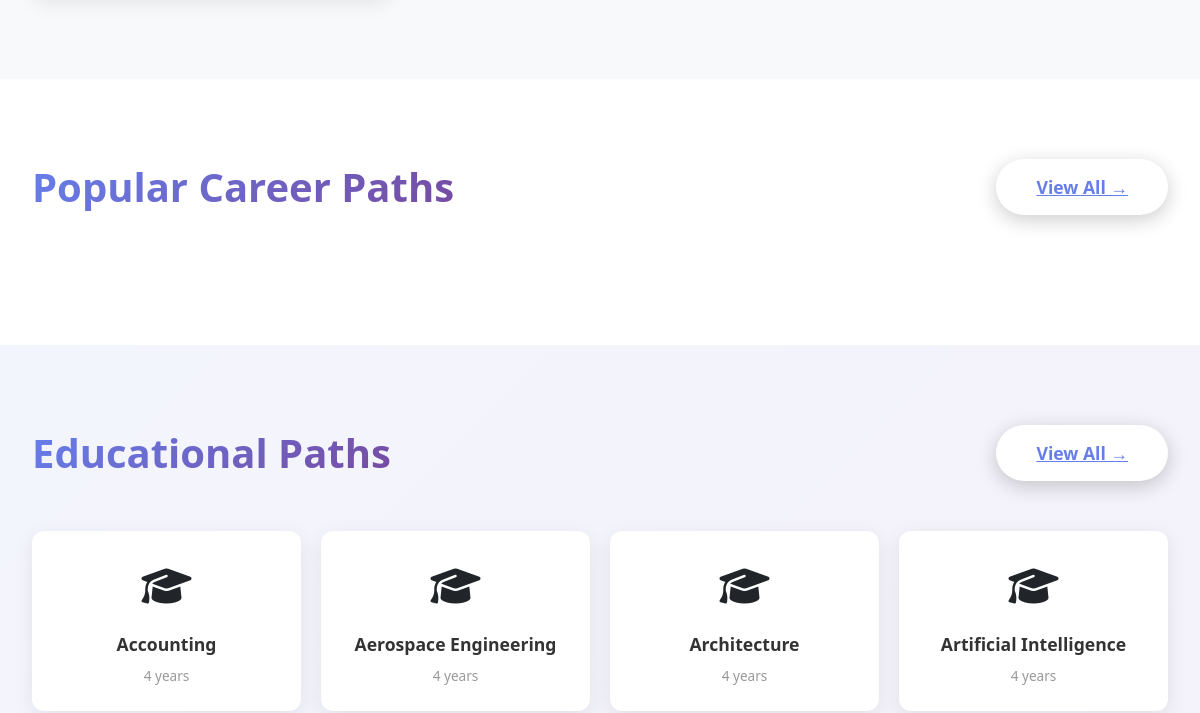
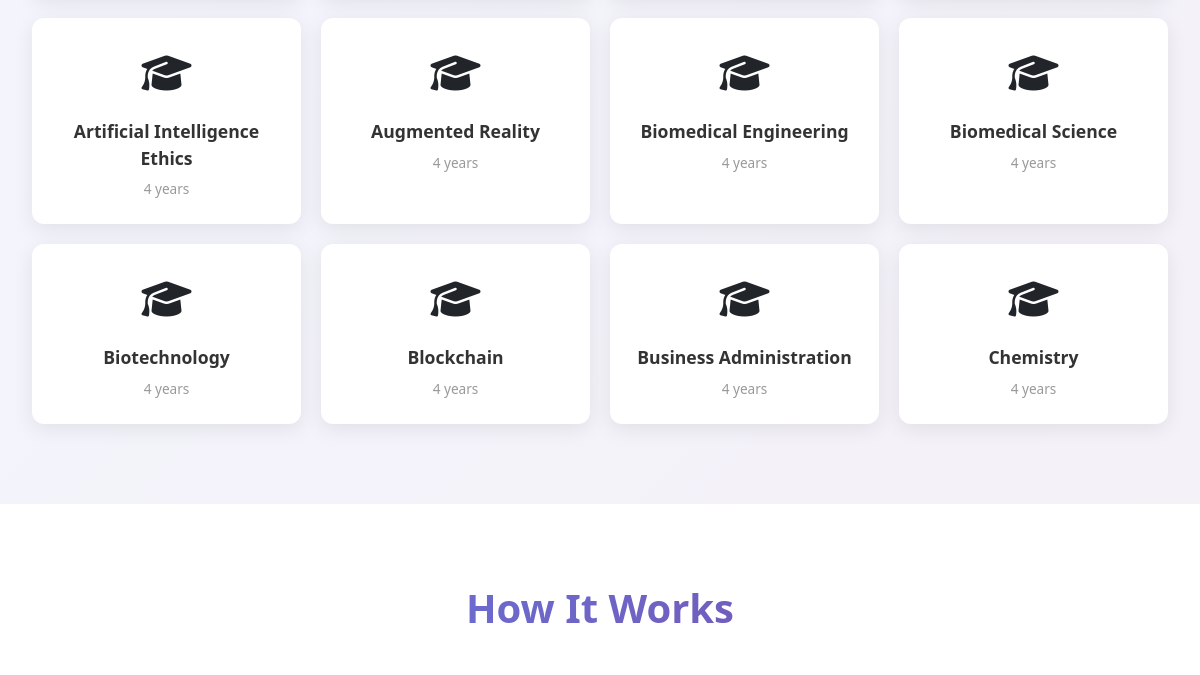
Before: / (middle part) with the older database file (2 pictures, top to bottom).
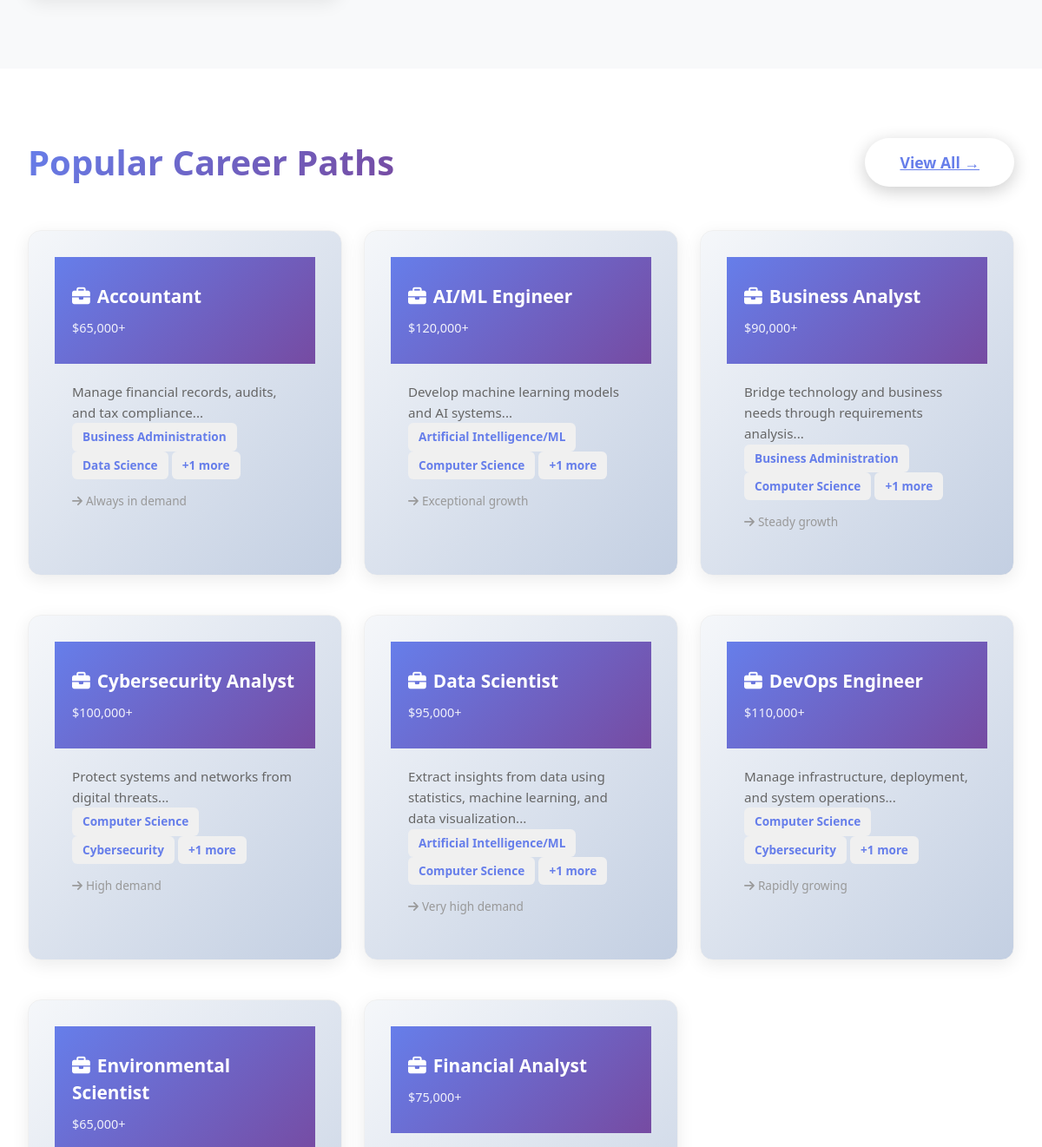
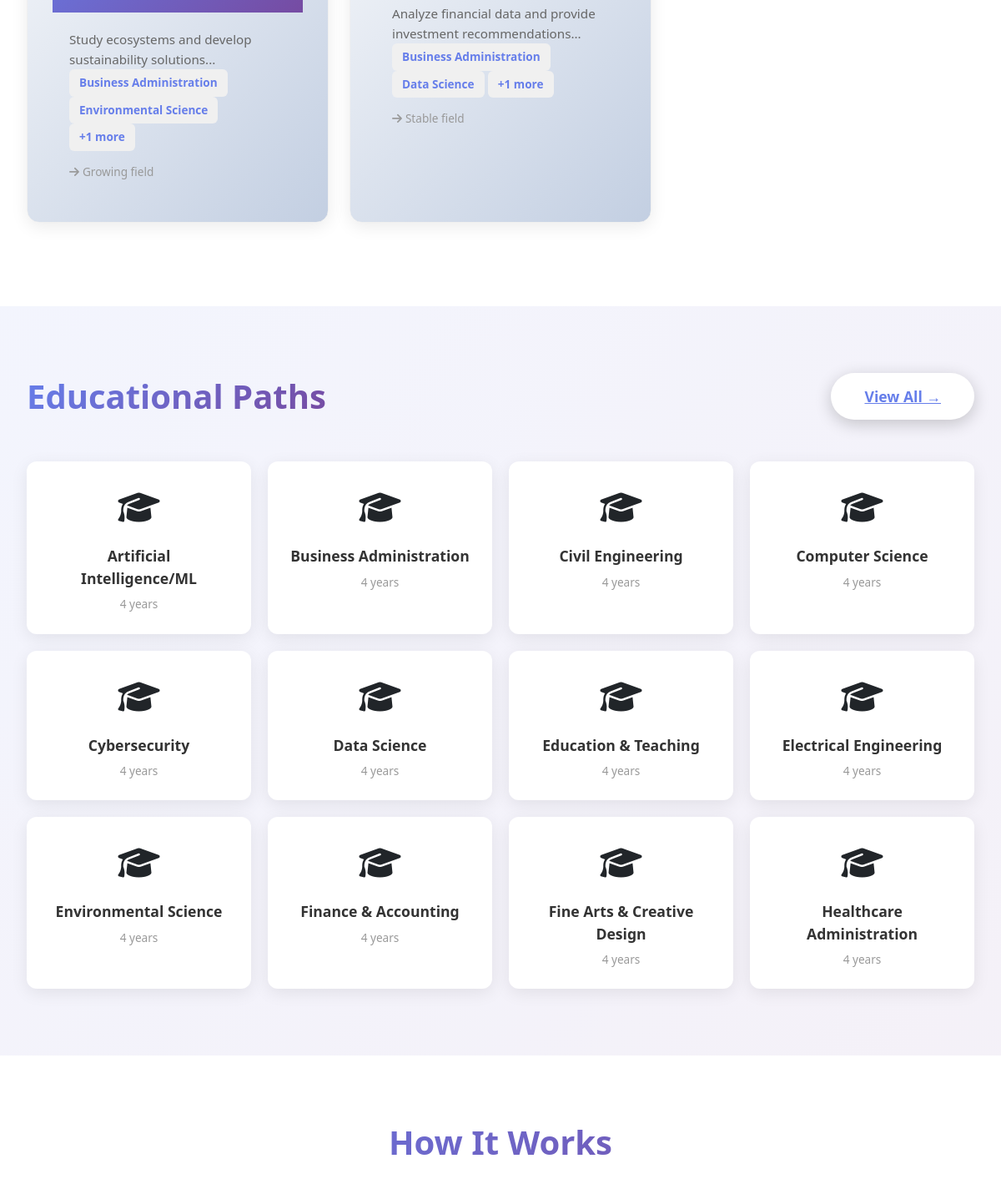
After: the same page with the newer database file (2 pictures, top to bottom).
### tables this page shows
CREATE TABLE `degrees` (
  `id` INT UNSIGNED NOT NULL AUTO_INCREMENT,
  `name` VARCHAR(255) NOT NULL,
  `description` TEXT,
  `duration` VARCHAR(100),
  `icon` VARCHAR(255),
  `color_code` VARCHAR(7),
  `is_active` BOOLEAN DEFAULT TRUE,
  `created_at` TIMESTAMP NOT NULL DEFAULT CURRENT_TIMESTAMP,
  `updated_at` TIMESTAMP NOT NULL DEFAULT CURRENT_TIMESTAMP ON UPDATE CURRENT_TIMESTAMP,
  PRIMARY KEY (`id`)
);

CREATE TABLE `careers` (
  `id` INT UNSIGNED NOT NULL AUTO_INCREMENT,
  `name` VARCHAR(255) NOT NULL,
  `description` TEXT,
  `average_salary` VARCHAR(100),
  `job_outlook` TEXT,
  `icon` VARCHAR(255),
  `color_code` VARCHAR(7),
  `is_active` BOOLEAN DEFAULT TRUE,
  `created_at` TIMESTAMP NOT NULL DEFAULT CURRENT_TIMESTAMP,
  `updated_at` TIMESTAMP NOT NULL DEFAULT CURRENT_TIMESTAMP ON UPDATE CURRENT_TIMESTAMP,
  PRIMARY KEY (`id`)
);

### config.php (called while the page is built, shortened)
<?php
function e(string $value): string
{
    return htmlspecialchars($value, ENT_QUOTES, 'UTF-8');
}
    ?>
    <?php
function getCareers($pdo, $limit = 10, $offset = 0)
{
    $stmt = $pdo->prepare("SELECT * FROM careers WHERE is_active = TRUE ORDER BY name ASC LIMIT :limit OFFSET :offset");
    $stmt->bindParam(':limit', $limit, PDO::PARAM_INT);
    $stmt->bindParam(':offset', $offset, PDO::PARAM_INT);
    $stmt->execute();
    return $stmt->fetchAll();
}
function getDegrees($pdo)
{
    $stmt = $pdo->prepare("SELECT * FROM degrees WHERE is_active = TRUE ORDER BY name ASC");
    $stmt->execute();
    return $stmt->fetchAll();
}
function getCareerDegrees($pdo, $career_id)
{
    $stmt = $pdo->prepare("
        SELECT d.*
        FROM degrees d
        JOIN career_degrees cd ON d.id = cd.degree_id
        WHERE cd.career_id = :career_id
          AND d.is_active = 1
        ORDER BY d.name ASC
    ");
    $stmt->execute([':career_id' => $career_id]);
    $result = $stmt->fetchAll(PDO::FETCH_ASSOC);
    return $result ?: [];
}

### index.php (the view, shortened to what the changed rows need)
<?php
include __DIR__ . '/config.php';
?>
<!DOCTYPE html>
<html lang="en">
<head>
    <link href="https://cdn.jsdelivr.net/npm/bootstrap@5.3.2/dist/css/bootstrap.min.css" rel="stylesheet">
    <link rel="stylesheet" href="https://cdnjs.cloudflare.com/ajax/libs/font-awesome/6.4.0/css/all.min.css">
</head>
<body>
    <section class="careers-section">
        <div class="container">
            <div style="display: flex; justify-content: space-between; align-items: center; margin-bottom: 50px;">
                <h2 class="section-title" style="margin-bottom: 0;">Popular Career Paths</h2>
            </div>
            <div class="career-grid">
                <?php
                try {
                    $careers = getCareers($pdo, 8);
                    foreach ($careers as $career):
                        $degrees = getCareerDegrees($pdo, $career['id']);
                        ?>
                        <div class="career-card">
                            <div class="career-card-header">
                                <div class="career-card-title"><i class="fas fa-briefcase me-2"></i><?= e($career['name']) ?>
                                </div>
                                <div class="career-salary"><?= e($career['average_salary'] ?? 'Competitive Salary') ?></div>
                            </div>
                            <div class="career-card-body">
                                <p class="career-description"><?= substr(e($career['description'] ?? ''), 0, 100) ?>...</p>
                                <div style="margin-bottom: 15px;">
                                    <?php foreach (array_slice($degrees, 0, 2) as $degree): ?>
                                        <span class="degree-link"><?= e($degree['name']) ?></span>
                                    <?php endforeach; ?>
                                    <?php if (count($degrees) > 2): ?>
                                        <span class="degree-link">+<?= count($degrees) - 2 ?> more</span>
                                    <?php endif; ?>
                                </div>
                                <p style="color: #999; font-size: 0.85rem; margin: 0;"><i
                                        class="fas fa-arrow-right me-1"></i><?= e($career['job_outlook'] ?? 'Growing field') ?>
                                </p>
                            </div>
                        </div>
                        <?php
                    endforeach;
                } catch (Exception $e) {
                    echo '<p>Unable to load careers</p>';
                }
                ?>
            </div>
        </div>
    </section>
    <section class="degrees-section">
        <div class="container">
            <div style="display: flex; justify-content: space-between; align-items: center; margin-bottom: 50px;">
                <h2 class="section-title" style="margin-bottom: 0;">Educational Paths</h2>
            </div>
            <div class="degree-grid">
                <?php
                try {
                    $degrees = getDegrees($pdo);
                    foreach (array_slice($degrees, 0, 12) as $degree):
                        ?>
                        <div class="degree-card">
                            <div class="degree-icon"><i class="fas fa-graduation-cap"></i></div>
                            <div class="degree-name"><?= e($degree['name']) ?></div>
                            <div class="degree-duration"><?= e($degree['duration'] ?? '4 years') ?></div>
                        </div>
                        <?php
                    endforeach;
                } catch (Exception $e) {
                    echo '<p>Unable to load degrees</p>';
                }
                ?>
            </div>
        </div>
    </section>
    <section style="padding: 80px 20px; background: white;">
        <div class="container" style="max-width: 1300px; margin: 0 auto;">
            <h2 class="section-title">How It Works</h2>
        </div>
    </section>
</body>
</html>

Changed rows visible on the page:
no longer on this page (row edited): degrees: name "Accounting", duration "4 years", shown under "Educational Paths"
removed degrees: name "Aerospace Engineering", duration "4 years", shown under "Educational Paths"
removed degrees: name "Architecture", duration "4 years", shown under "Educational Paths"
removed degrees: name "Artificial Intelligence", duration "4 years", shown under "Educational Paths"
removed degrees: name "Artificial Intelligence Ethics", duration "4 years", shown under "Educational Paths"
removed degrees: name "Augmented Reality", duration "4 years", shown under "Educational Paths"
removed degrees: name "Biomedical Engineering", duration "4 years", shown under "Educational Paths"
removed degrees: name "Biomedical Science", duration "4 years", shown under "Educational Paths"
removed degrees: name "Biotechnology", duration "4 years", shown under "Educational Paths"
removed degrees: name "Blockchain", duration "4 years", shown under "Educational Paths"
removed degrees: name "Chemistry", duration "4 years", shown under "Educational Paths"
added careers: name "Accountant", average_salary "$65,000+", description "Manage financial records, audits, and tax compliance", count($degrees) - 2 "1", job_outlook "Always in demand", degrees (name "Business Administration")
now on this page (row edited): degrees: name "Data Science", duration "4 years"
added careers: name "AI/ML Engineer", average_salary "$120,000+", description "Develop machine learning models and AI systems", count($degrees) - 2 "1", job_outlook "Exceptional growth"
now on this page (row edited): degrees: name "Artificial Intelligence/ML", duration "4 years"
now on this page (row edited): degrees: name "Computer Science", duration "4 years"
added careers: name "Business Analyst", average_salary "$90,000+", description "Bridge technology and business needs through requirements analysis", count($degrees) - 2 "1", job_outlook "Steady growth", degrees (name "Business Administration")
added careers: name "Cybersecurity Analyst", average_salary "$100,000+", description "Protect systems and networks from digital threats", count($degrees) - 2 "1", job_outlook "High demand"
now on this page (row edited): degrees: name "Cybersecurity", duration "4 years"
added careers: name "Data Scientist", average_salary "$95,000+", description "Extract insights from data using statistics, machine learning, and data visualization", count($degrees) - 2 "1", job_outlook "Very high demand"
added careers: name "DevOps Engineer", average_salary "$110,000+", description "Manage infrastructure, deployment, and system operations", count($degrees) - 2 "1", job_outlook "Rapidly growing"
added careers: name "Environmental Scientist", average_salary "$65,000+", description "Study ecosystems and develop sustainability solutions", count($degrees) - 2 "1", job_outlook "Growing field", degrees (name "Business Administration")
now on this page (row edited): degrees: name "Environmental Science", duration "4 years"
added careers: name "Financial Analyst", average_salary "$75,000+", description "Analyze financial data and provide investment recommendations", count($degrees) - 2 "1", job_outlook "Stable field", degrees (name "Business Administration")
now on this page (row edited): degrees: name "Civil Engineering", duration "4 years", shown under "Educational Paths"
now on this page (row edited): degrees: name "Education & Teaching", duration "4 years", shown under "Educational Paths"
now on this page (row edited): degrees: name "Electrical Engineering", duration "4 years", shown under "Educational Paths"
now on this page (row edited): degrees: name "Finance & Accounting", duration "4 years", shown under "Educational Paths"
now on this page (row edited): degrees: name "Fine Arts & Creative Design", duration "4 years", shown under "Educational Paths"
now on this page (row edited): degrees: name "Healthcare Administration", duration "4 years", shown under "Educational Paths"
